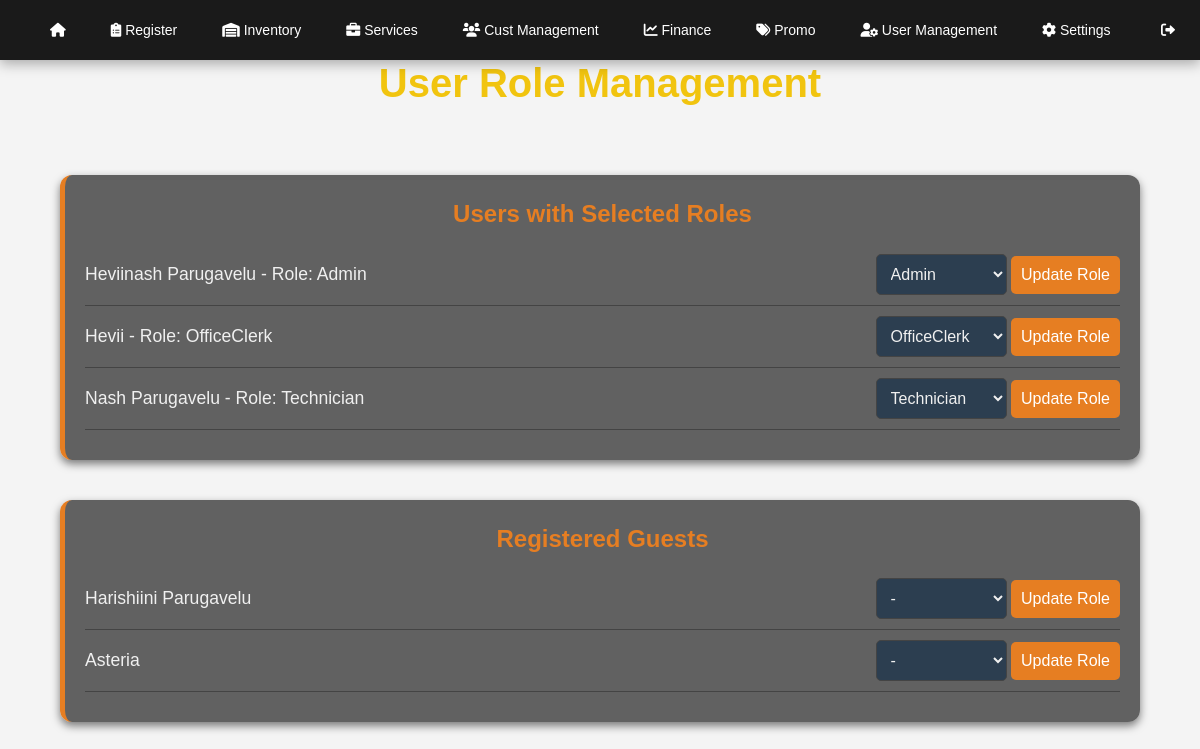
Screenshot of /manageuserrolemanagement.php (signed in) with the database file from the repository.
### tables this page shows
CREATE TABLE `employeedetails` (
  `fullname` varchar(255) NOT NULL,
  `icnumber` varchar(20) NOT NULL,
  `dateofbirth` date NOT NULL,
  `gender` enum('Male','Female') NOT NULL,
  `contactnumber` varchar(20) NOT NULL,
  `address` text NOT NULL,
  `employmentdate` date NOT NULL,
  `employeeid` varchar(50) NOT NULL,
  `username` varchar(100) NOT NULL,
  `password` varchar(255) NOT NULL,
  `role_name` varchar(255) DEFAULT NULL,
  `created_at` timestamp NOT NULL DEFAULT current_timestamp()
);

CREATE TABLE `roles` (
  `role_name` varchar(255) NOT NULL,
  `description` text DEFAULT NULL
);

### manageuserrolemanagement.php (the view, shortened to what this page needs)
<?php
$conn = mysqli_connect("localhost", "root", "", "pos");
$roles_query = "SELECT role_name FROM roles";
function reset_roles_result($conn) {
    global $roles_query;
    return mysqli_query($conn, $roles_query);
}
$users_query = "SELECT * FROM employeedetails WHERE role_name != 'guest'";
$users_result = mysqli_query($conn, $users_query);
$guests_query = "SELECT * FROM employeedetails WHERE role_name = 'guest'";
$guests_result = mysqli_query($conn, $guests_query);
?>
<!DOCTYPE html>
<html lang="en">
<head>
</head>
<body>
    <?php include 'navbar.php'; ?>
    <link rel="stylesheet" href="navbar.css">
    <br>
    <br>
    <h1>User Role Management</h1>
    <div class="dashboard">
        <div class="container" id="users_container">
            <h3>Users with Selected Roles</h3>
            <?php while ($user = mysqli_fetch_assoc($users_result)): ?>
                <div class="item-container">
                    <p>
                        <?php echo htmlspecialchars($user['fullname']); ?> - Role: <?php echo htmlspecialchars($user['role_name']); ?>
                    </p>
                    <div class="form-container">
                        <form method="POST" action="">
                            <select name="role">
                                <?php
                                $roles_result = reset_roles_result($conn);
                                while ($role = mysqli_fetch_assoc($roles_result)): ?>
                                    <option value="<?php echo htmlspecialchars($role['role_name']); ?>" <?php echo htmlspecialchars($role['role_name']) == htmlspecialchars($user['role_name']) ? 'selected' : ''; ?>>
                                        <?php echo htmlspecialchars($role['role_name']); ?>
                                    </option>
                                <?php endwhile; ?>
                            </select>
                            <button type="submit" name="update_role">Update Role</button>
                        </form>
                    </div>
                </div>
            <?php endwhile; ?>
        </div>
        <div class="container" id="guests_container">
            <h3>Registered Guests</h3>
            <?php while ($guest = mysqli_fetch_assoc($guests_result)): ?>
                <div class="item-container">
                    <p><?php echo htmlspecialchars($guest['fullname']); ?></p>
                    <div class="form-container">
                        <form method="POST" action="">
                            <select name="role">
                                <?php
                                $roles_result = reset_roles_result($conn);
                                while ($role = mysqli_fetch_assoc($roles_result)): ?>
                                    <option value="<?php echo htmlspecialchars($role['role_name']); ?>"><?php echo htmlspecialchars($role['role_name']); ?></option>
                                <?php endwhile; ?>
                            </select>
                            <button type="submit" name="update_role">Update Role</button>
                        </form>
                    </div>
                </div>
            <?php endwhile; ?>
        </div>
    </div>
</body>
</html>

### navbar.css (style rules this page uses)
* { margin: 0; padding: 0; box-sizing: border-box; }
body { font-family: 'Arial', sans-serif; background-color: #f4f4f4; line-height: 1.6; }

### manageuserrolemanagement.php (style rules this page uses)
body { font-family: 'Segoe UI', Tahoma, Geneva, Verdana, sans-serif; background-color: #121212; background-image: url('darkwallpaper.jpg'); background-size: cover; background-position: center; color: #f0f0f0; margin: 0; padding: 0; }
h1 { text-align: center; margin-bottom: 40px; font-size: 2.5rem; color: #f1c40f; }
.dashboard { display: flex; justify-content: space-around; flex-wrap: wrap; margin: 0 auto; max-width: 1600px; flex-direction: column; }
.container { width: 90%; margin: 20px auto; padding: 20px; background-color: rgba(0, 0, 0, 0.6); border-radius: 12px; box-shadow: 0px 4px 8px rgba(0, 0, 0, 0.5); border-left: 5px solid #e67e22; max-height: 500px; overflow-y: auto; }
.container h3 { text-align: center; color: #e67e22; font-size: 1.5rem; margin-bottom: 20px; }
.item-container { display: flex; align-items: center; margin-bottom: 10px; border-bottom: 1px solid #444; padding-bottom: 10px; }
.item-container p { flex: 1; font-size: 1.1rem; color: #f0f0f0; margin: 0; }
.form-container { display: flex; align-items: center; gap: 10px; }
select, button { padding: 10px; font-size: 1rem; border-radius: 5px; border: 1px solid #444; background-color: #2c3e50; color: #f0f0f0; box-sizing: border-box; }
select { flex: 1; }
button { background-color: #e67e22; color: white; border: none; cursor: pointer; flex-shrink: 0; }

### rows the page displays
employeedetails: fullname "Heviinash Parugavelu", role_name "Admin", role "Admin"
employeedetails: fullname "Hevii", role_name "OfficeClerk", role "OfficeClerk"
employeedetails: fullname "Nash Parugavelu", role_name "Technician", role "Technician"
employeedetails: fullname "Harishiini Parugavelu"
employeedetails: fullname "Asteria"

### other values shown
form field role "-"
